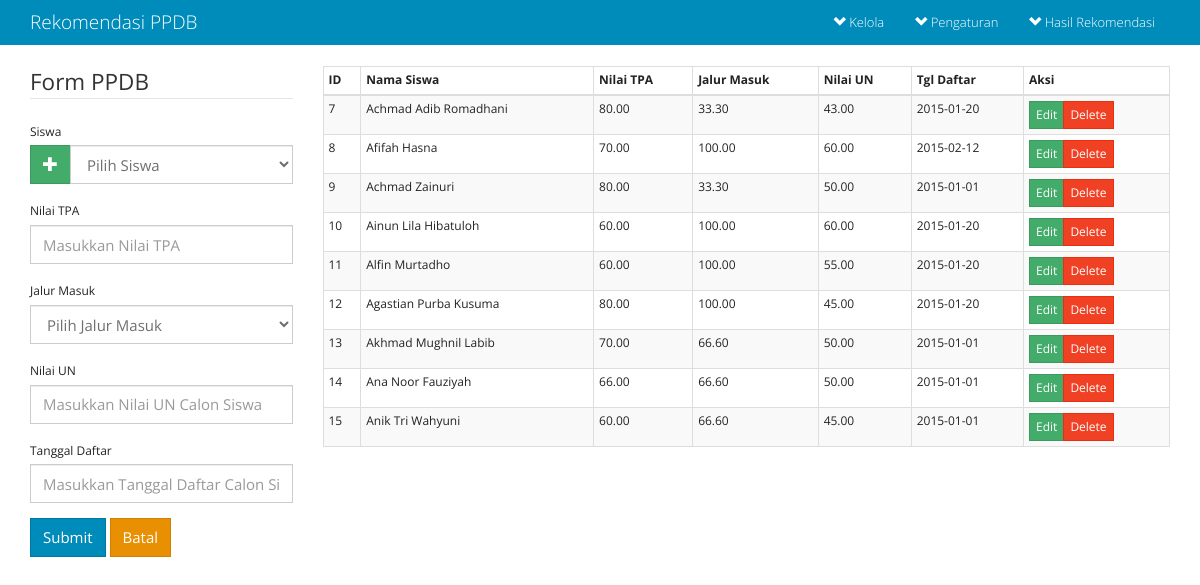
The page /fuzzyhibrid2/ppdb.php on the database its author committed.
### tables this page shows
CREATE TABLE `ppdb` (
  `id_ppdb` int(11) NOT NULL AUTO_INCREMENT,
  `id_siswa` int(12) DEFAULT NULL,
  `tpa` float(10,2) DEFAULT NULL,
  `nilai` float(10,2) DEFAULT NULL,
  `jalur` float(10,2) DEFAULT NULL,
  `id_daftar` varchar(20) DEFAULT NULL,
  `tgl_daftar` date DEFAULT NULL,
  `id_tes` varchar(20) DEFAULT NULL,
  `tgl_tes` datetime DEFAULT NULL,
  `pilihan1` varchar(50) DEFAULT NULL,
  `pilihan2` varchar(50) DEFAULT NULL,
  `datetime` datetime NOT NULL,
  PRIMARY KEY (`id_ppdb`)
);

CREATE TABLE `siswa` (
  `id_siswa` int(11) NOT NULL AUTO_INCREMENT,
  `asal_sekolah` varchar(100) NOT NULL,
  `nama_siswa` varchar(100) NOT NULL,
  `tmp_lahir` varchar(50) DEFAULT NULL,
  `tgl_lahir` date DEFAULT NULL,
  `j_kelamin` enum('L','P') NOT NULL,
  `alamat` varchar(255) DEFAULT NULL,
  `telp` varchar(12) DEFAULT NULL,
  `datetime` datetime DEFAULT CURRENT_TIMESTAMP ON UPDATE CURRENT_TIMESTAMP,
  PRIMARY KEY (`id_siswa`,`asal_sekolah`)
);

### fuzzyhibrid2/ppdb.php (called while the page is built, shortened)
<?php include('header.php'); ?>
<?php include('content-ppdb.php'); ?>
<?php include('footer.php'); ?>

### fuzzyhibrid2/list-ppdb.php (the view, shortened to what this page needs)
<?php
$sql="select * from ppdb a left join siswa b on a.id_siswa=b.id_siswa ";
$result=mysql_query($sql)or die('Maaf, Query PPDB Salah: '.mysql_error());
$numrows=mysql_num_rows($result);
function show_fuzzy($show){
	global $result,$numrows;
	if($numrows>0){
		while($row=mysql_fetch_array($result)):
			?>
				<tr>
					<td><?php echo $row['id_ppdb'] ?></td>
					<td><?php echo $row['nama_siswa'] ?></td>
					<td><?php echo $row['tpa'] ?></td>
					<td><?php echo $row['jalur'] ?></td>
					<td><?php echo $row['nilai'] ?></td>
					<td><?php echo $row['tgl_daftar'] ?></td>
				<?php
					switch ($show) {
						case 'all':
							?>
							<td><div class="btn-group">
								<a href="proses.php?form=ppdb&a=edit&id=<?php echo $row['id_ppdb'] ?>" class="btn btn-xs btn-success">Edit</a>
								<a href="proses.php?form=ppdb&a=delete&id=<?php echo $row['id_ppdb'] ?>" class="btn btn-xs btn-danger">Delete</a>
							</div></td>
							<?php
							break;
							?>
							<?php
					}
				?>
				</tr>
			<?php
		endwhile;
	}else{
		?>
		<tr><td colspan="7" class="text-center">Tidak ada data dalam database</td></tr>
		<?php
	}
}
?>

### rows shown on the page
ppdb: id_ppdb "7", siswa.nama_siswa "Achmad Adib Romadhani", tpa "80.00", jalur "33.30", nilai "43.00", tgl_daftar "2015-01-20"
ppdb: id_ppdb "8", siswa.nama_siswa "Afifah Hasna", tpa "70.00", jalur "100.00", nilai "60.00", tgl_daftar "2015-02-12"
ppdb: id_ppdb "9", siswa.nama_siswa "Achmad Zainuri", tpa "80.00", jalur "33.30", nilai "50.00", tgl_daftar "2015-01-01"
ppdb: id_ppdb "10", siswa.nama_siswa "Ainun Lila Hibatuloh", tpa "60.00", jalur "100.00", nilai "60.00", tgl_daftar "2015-01-20"
ppdb: id_ppdb "11", siswa.nama_siswa "Alfin Murtadho", tpa "60.00", jalur "100.00", nilai "55.00", tgl_daftar "2015-01-20"
ppdb: id_ppdb "12", siswa.nama_siswa "Agastian Purba Kusuma", tpa "80.00", jalur "100.00", nilai "45.00", tgl_daftar "2015-01-20"
ppdb: id_ppdb "13", siswa.nama_siswa "Akhmad Mughnil Labib", tpa "70.00", jalur "66.60", nilai "50.00", tgl_daftar "2015-01-01"
ppdb: id_ppdb "14", siswa.nama_siswa "Ana Noor Fauziyah", tpa "66.00", jalur "66.60", nilai "50.00", tgl_daftar "2015-01-01"
ppdb: id_ppdb "15", siswa.nama_siswa "Anik Tri Wahyuni", tpa "60.00", jalur "66.60", nilai "45.00", tgl_daftar "2015-01-01"
